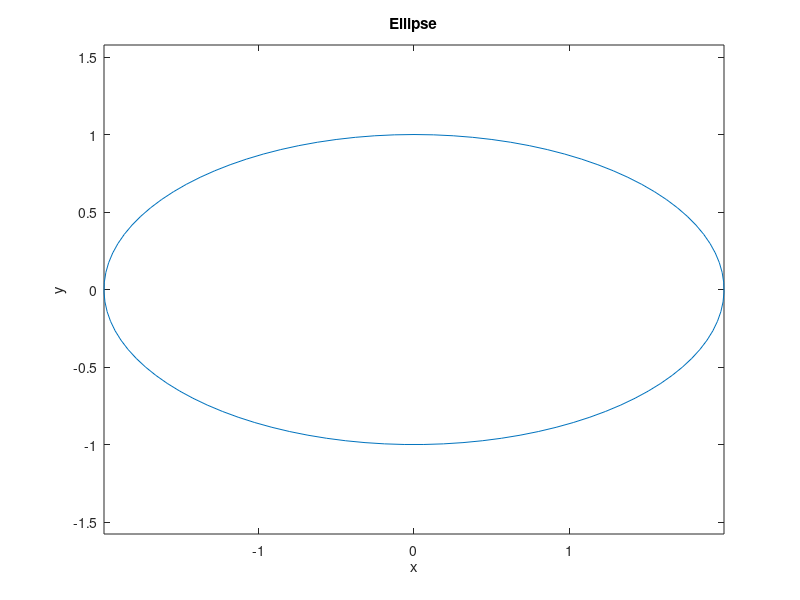

MATLAB code to generate this figure:
clc;
clear all;
close all;

% Ellipse draw
a = 2; % Semi-major axis length
b = 1; % Semi-minor axis length
t = linspace(0, 2*pi, 100); 

x = a * sin(t);
y = b * cos(t);

plot(x, y);

axis equal; % Ensures aspect ratio is equal, making the ellipse appear elliptical

title('Ellipse');
xlabel('x');
ylabel('y');
